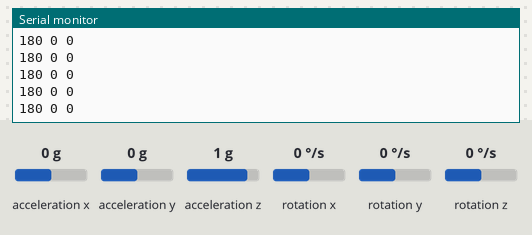
A sketch run on a simulated Arduino Uno, built for the host (arithmetic inside an expression is 32-bit, double 64-bit). Parts: the last lines printed to the serial monitor. Inputs (shaded band) come from the test bench; at power-on: acceleration x 0 g, acceleration y 0 g, acceleration z 1 g, rotation x 0 °/s, rotation y 0 °/s, rotation z 0 °/s.

Above: at 1.2 s.
1.3 s: acceleration x set to -1.4 g
At 1.43 s:
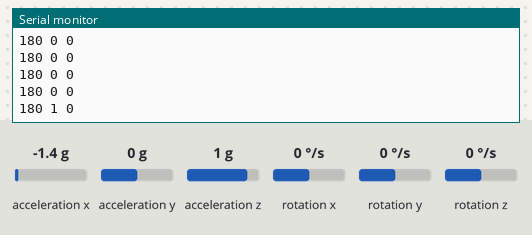
2.8 s: acceleration y set to -1.4 g
At 2.83 s:
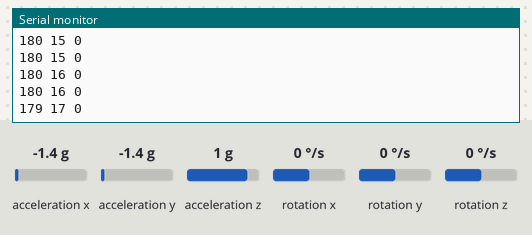
4.3 s: acceleration z set to -1.4 g
At 4.31 s:
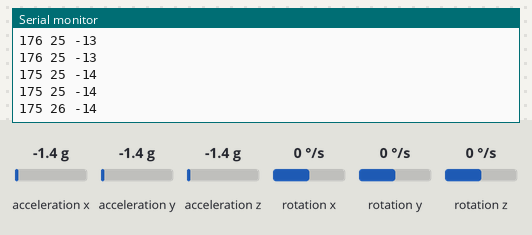
5.8 s: rotation x set to -192 °/s
At 5.87 s:
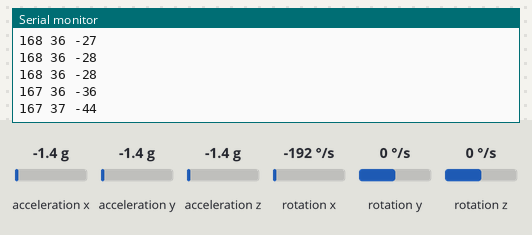
7.3 s: rotation y set to -192 °/s
At 7.31 s:
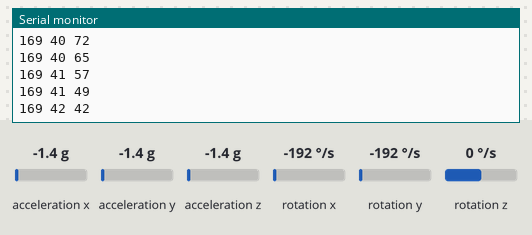
Timing chart, 0 to 9.8 s (numbered marks = the images above; inputs shaded):
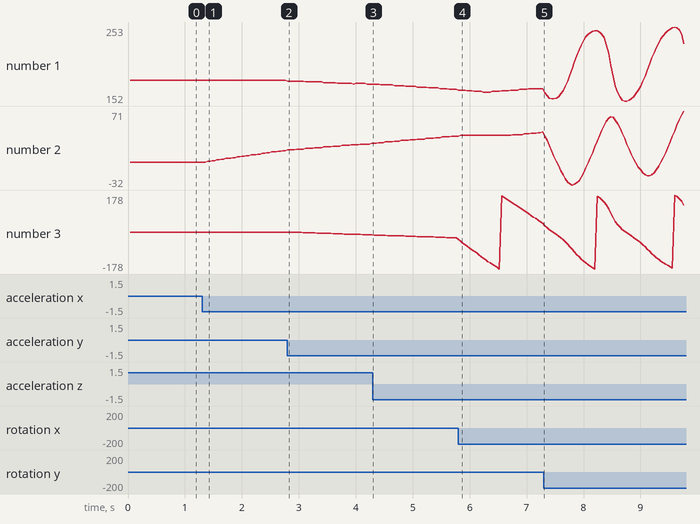

The sketch:

all_accelero_raw.ino
```cpp
#include <CurieIMU.h>
#include <MadgwickAHRS.h>
#include <SparkFun_ADXL345.h>
ADXL345 adxl = ADXL345();
Madgwick filter;

unsigned long microsPerReading, microsPrevious;
float accelScale, gyroScale;
unsigned long prevmillis=0;
unsigned long millisnow=0;
int h,p,r;
void setup() {
  Serial.begin(9600);
  while(!Serial);
adxl.powerOn();                     // Power on the ADXL345

  adxl.setRangeSetting(4);
  // start the IMU and filter
  CurieIMU.begin();
  CurieIMU.setGyroRate(25);
  CurieIMU.setAccelerometerRate(25);
  filter.begin(25);

  // Set the accelerometer range to 2G
  CurieIMU.setAccelerometerRange(2);
  // Set the gyroscope range to 250 degrees/second
  CurieIMU.setGyroRange(250);

  // initialize variables to pace updates to correct rate
  microsPerReading = 1000000 / 25;
  microsPrevious = micros();
}

void loop() {
  int aix, aiy, aiz;
  int gix, giy, giz;
  float ax, ay, az;
  float gx, gy, gz;
  float roll, pitch, heading;
  int x,y,z;
  unsigned long microsNow;

  // check if it's time to read data and update the filter
  microsNow = micros();
  if (microsNow - microsPrevious >= microsPerReading) {

    // read raw data from CurieIMU
    CurieIMU.readMotionSensor(aix, aiy, aiz, gix, giy, giz);

    // convert from raw data to gravity and degrees/second units
    ax = convertRawAcceleration(aix);
    ay = convertRawAcceleration(aiy);
    az = convertRawAcceleration(aiz);
    gx = convertRawGyro(gix);
    gy = convertRawGyro(giy);
    gz = convertRawGyro(giz);

    // update the filter, which computes orientation
    filter.updateIMU(gx, gy, gz, ax, ay, az);

    // print the heading, pitch and roll
    roll = filter.getRoll();
    pitch = filter.getPitch();
    heading = filter.getYaw();
    millisnow=millis();
      heading=heading+millis()/4000;//heading drift correction drifts 1 degree down in 8 seconds when static
      prevmillis=millisnow;
      //Serial.print("corrected")
    h=(int)heading;
    p=(int)pitch;
    r=(int)roll;
    Serial.print(h);
    Serial.print(" ");
    Serial.print(p);
    Serial.print(" ");
    Serial.print(r);
    Serial.print(" ");
     adxl.readAccel(&x, &y, &z);         // Read the accelerometer values and store them in variables declared above x,y,z
  if(x>300)
  {
    x=x-65535;
  }
  if(y>300)
  {
    y=y-65535;
  }
  if(z>300)
  {
    z=z-65535;
  }
  /*Serial.print(x);
  Serial.print(", ");
  Serial.print(y);
  Serial.print(", ");
  Serial.print(z);
  Serial.print(", ");
  Serial.print(analogRead(A0));*/
  Serial.println();

    // increment previous time, so we keep proper pace
    microsPrevious = microsPrevious + microsPerReading;
  }
}

float convertRawAcceleration(int aRaw) {
  // since we are using 2G range
  // -2g maps to a raw value of -32768
  // +2g maps to a raw value of 32767

  float a = (aRaw * 2.0) / 32768.0;
  return a;
}

float convertRawGyro(int gRaw) {
  // since we are using 250 degrees/seconds range
  // -250 maps to a raw value of -32768
  // +250 maps to a raw value of 32767

  float g = (gRaw * 250.0) / 32768.0;
  return g;
}
```

Measured:
- after the input at 1.3 s, the serial monitor: prints a new line after 0.10 s (image 1)
- after the input at 2.8 s, the serial monitor: prints a new line at once (image 2)
- after the input at 5.8 s, the serial monitor: prints a new line at once (image 4)
- plotted number 1: 180 → 175 after the input at 2.8 s
- plotted number 2: 0 → 16 after the input at 1.3 s, 26 → 36 after the input at 4.3 s
- plotted number 3: 0 → -14 after the input at 2.8 s
